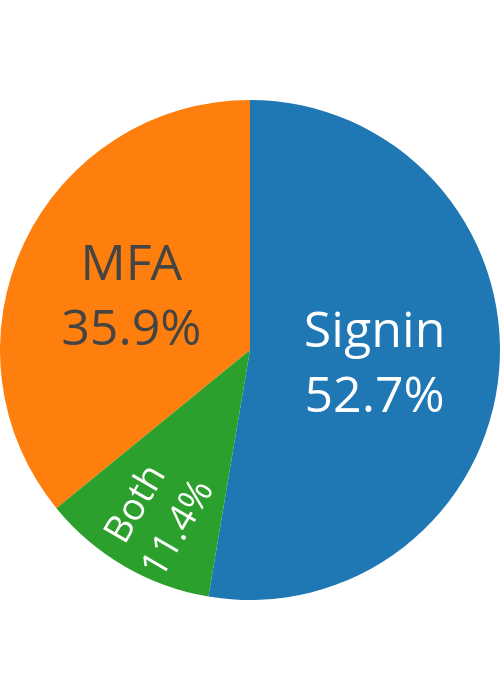

Notebook cell for this chart:
### Code cell
with open(f"../data/merged/{sid}.json", "r") as f:
    data = json.load(f)

d = {"Signin": 0, "MFA": 0, "Both": 0}
for e in data:
    if e["signin"] is True and e["mfa"] is True:
        d["Both"] += 1
    elif e["signin"] is True:
        d["Signin"] += 1
    elif e["mfa"] is True:
        d["MFA"] += 1

df = pd.DataFrame(list(d.items()), columns=["Method", "Websites"])

fig = px.pie(df, values="Websites", names="Method", template="presentation")
fig.update_traces(textposition="inside", textinfo="percent+label", textfont=dict(size=50))
fig.update_layout(margin=dict(l=0, r=0, t=0, b=0), width=500, height=700, showlegend=False)

fig.show()
fig.write_image(f"./charts/{sid}_methods.pdf")

### Figure 1 — Plotly figure (JSON) as saved in the notebook; plotly's stock layout.template omitted (floating-point values rounded to 4 significant figures)
{"data": [{"domain": {"x": [0, 1], "y": [0, 1]}, "hovertemplate": "Method=%{label}<br>Websites=%{value}<extra></extra>", "labels": ["Signin", "MFA", "Both"], "legendgroup": "", "name": "", "showlegend": true, "textfont": {"size": 50}, "textinfo": "percent+label", "textposition": "inside", "type": "pie", "values": [198, 135, 43]}], "layout": {"height": 700, "legend": {"tracegroupgap": 0}, "margin": {"b": 0, "l": 0, "r": 0, "t": 0}, "showlegend": false, "width": 500}}
